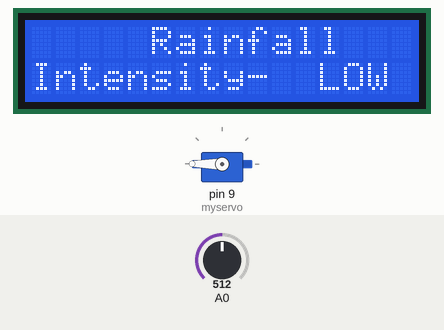
The sketch below on a simulated Arduino Uno, built with avr-gcc and run on an emulated ATmega328P. Parts: 16×2 character LCD, servo. The inputs (shaded band) are chosen by the test bench; at power-on: A0 = 512. What the sketch prints to the serial monitor is not drawn.

Above: at 4.2 s.
4.3 s: A0 set to 361
At 11.2 s:
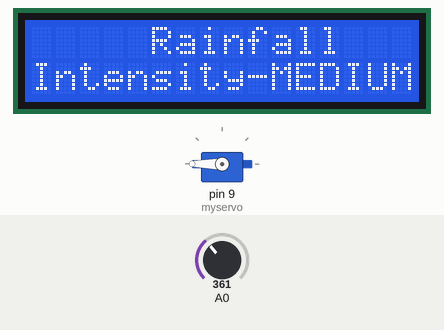
11.5 s: A0 set to 338
At 14.8 s:
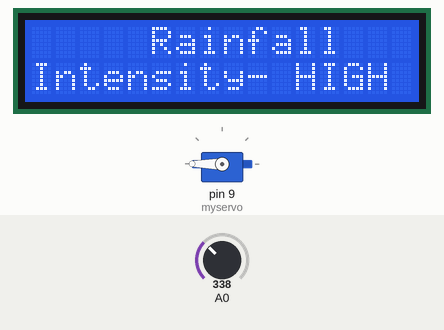
18.3 s: A0 set to 610
At 21.2 s:
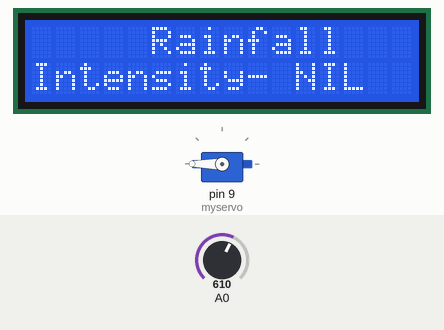
25.1 s: A0 set to 585
At 26.22 s:
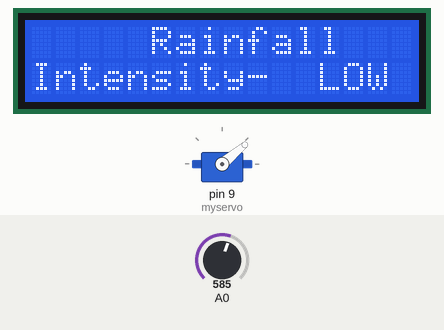
Timing chart, 0 to 34.3 s (numbered marks = the images above; inputs shaded):
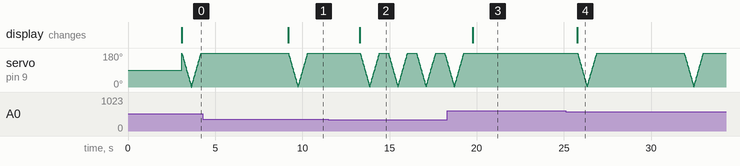

Measured:
- the behaviour switches between 351 and 350 on A0 (found by bisection; images 1 and 2)
- the behaviour switches between 601 and 600 on A0 (found by bisection; images 3 and 4)
- after the input at 4.3 s, the display: changes after 4.9 s (image 1)
- after the input at 11.5 s, the display: changes after 1.8 s (image 2)
- after the input at 18.3 s, servo on pin 9 (myservo): goes on until 19.3 s, then stays 180°; the display: changes after 1.5 s (image 3)
- after the input at 25.1 s, the display: changes after 0.67 s (image 4)

The sketch:

rain_wiper_arduino.ino
```cpp
#include <LiquidCrystal.h>
#include <Servo.h>

LiquidCrystal lcd(11,10,7,6,5,4);
Servo myservo;

int pos = 0;
int sensorValue = 0;

void setup()
{
  Serial.begin(9600);
  lcd.begin(16,2);
  myservo.attach(9);
  lcd.clear();
  lcd.setCursor(0,0);
  lcd.print("Intelligent Rain");
  lcd.setCursor(0,1);
  lcd.print("Sensing CarViper");
  delay(3000);
  lcd.clear();
  lcd.setCursor(5,0);
  lcd.print("Rainfall");
  lcd.setCursor(0,1);
  lcd.print("Intensity-");
}


void wipe(int Speed)
{

  if(Speed>400)
  {
    Speed=5000;
    lcd.print("  LOW ");
    }
  if(Speed>350&&Speed<=400)
  {
    Speed=3000;
    lcd.print("MEDIUM");
    }
  if(Speed<=350)
  {
    Speed=500;
    lcd.print(" HIGH ");
    }
  for (pos = 180; pos >= 0; pos--)
  {
    myservo.write(pos);
    delay(3);
  }
  for (pos = 0; pos <= 180; pos++)
  {
    myservo.write(pos);
    delay(3);
  }
  delay(Speed);
}


void loop()
{
lcd.setCursor(10,1);
sensorValue = analogRead(A0);
Serial.println(sensorValue);
if(sensorValue>600)
{
  myservo.write(180);
  lcd.print(" NIL  ");
  delay(1000);
  }

if(sensorValue<=600)
{
  lcd.setCursor(10,1);
  wipe(sensorValue);
  }
}
```
